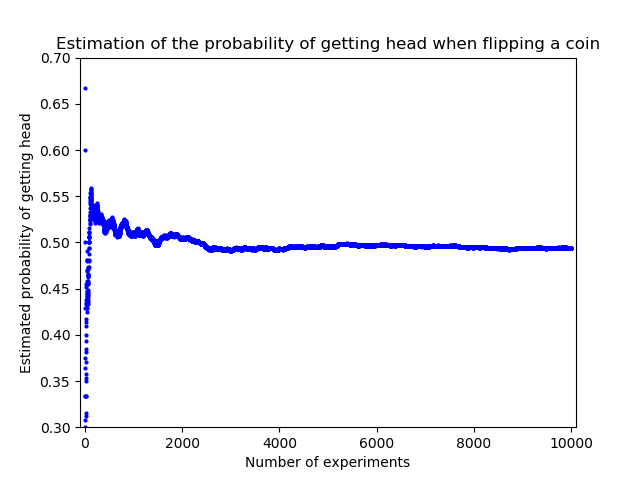

Recreate this plot in Python.
import numpy as np

###Part a:

def coinflip(N):
    """Flip a coin N times"""
    r=np.random.rand(N)
    r=np.where(r<0.5,1,0) #1=head, 0=tail
    return r

#print(coinflip(10))


###Part b:
def headprob(M,r):
    n=np.sum(r[:M])
    return n/M

N=1000    
c=coinflip(N)
for N1 in (10,100,500,1000):
    print("In %i experiments, the prob. of getting a head is %g  " %(N1,headprob(N1,c)))

###Part c:

def probevol(c):
    N=len(c)
    p = np.zeros(N)
    for i in range(N):
        p[i] = np.sum(c[:i+1])/float(i+1)
    return p
#print(probevol(c))

###Part d:

def probevol2(c):
    N=len(c)
    q = np.cumsum(c) #array q[i]=np.sum(c[:i+1])
    I= np.arange(1,N+1) #array with integers from 1 to n
    p = q/I
    return p

#print(probevol2(c))

###Part e:
def test_probevol():
    k=coinflip(1000) #test for 1000 values
    p1=probevol(k)
    p2=probevol2(k)
    success= np.allclose(p1,p2)
    assert success, "The functions give different output"

#test_probevol()


###Part f:
import time
t0=time.clock()
probevol(c)
t1=time.clock()
probevol2(c)
t2=time.clock()
trel=(t1-t0)/(t2-t1)
print("For %i flips, the fully vectorized probevol function is %g time faster than the partially vectorized one." %(N,trel))

###Part g:
import matplotlib.pyplot as plt
N=10000
c=coinflip(N)
p=probevol2(c)
I=np.arange(1,N+1)
plt.plot(I,p,"bo", markersize=2)
plt.title("Estimation of the probability of getting head when flipping a coin")
plt.xlabel("Number of experiments")
plt.ylabel("Estimated probability of getting head")
plt.axis([-0.01*N,1.01*N,0.3,0.7])
#plt.show()
plt.savefig("ej8.23.png")
